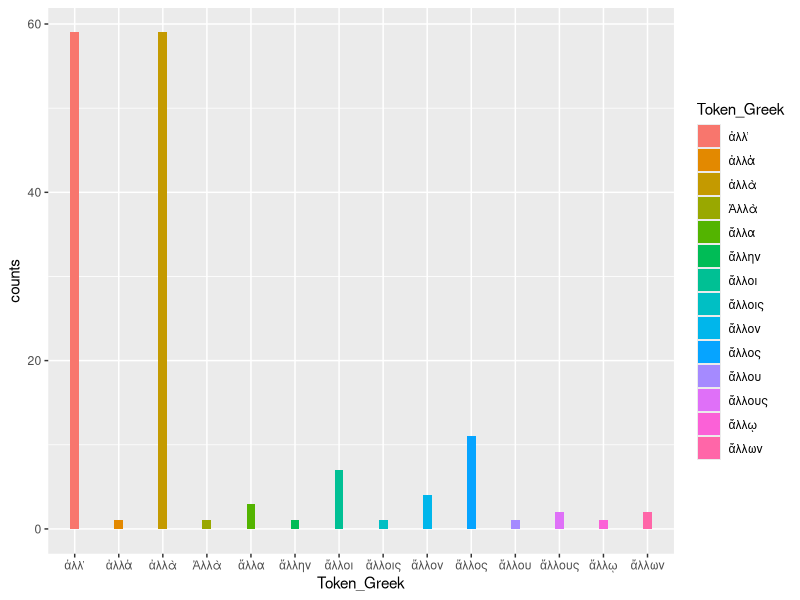
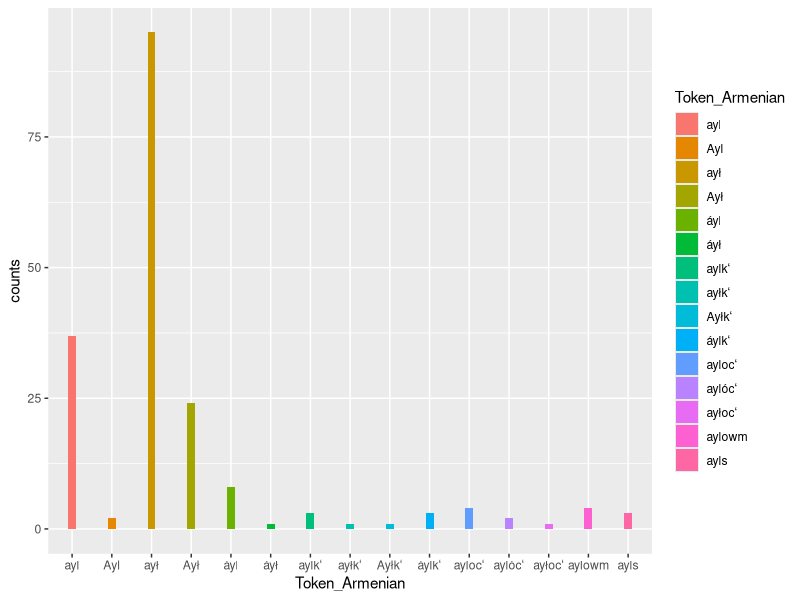
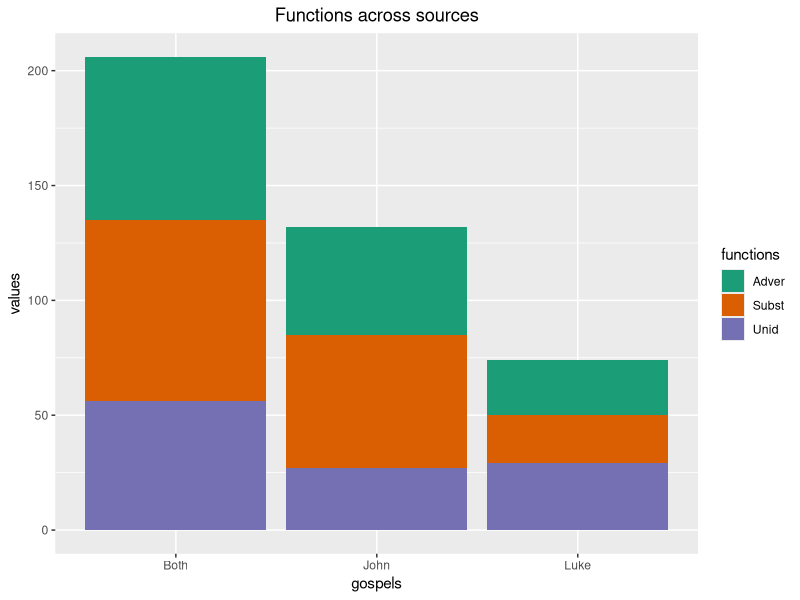
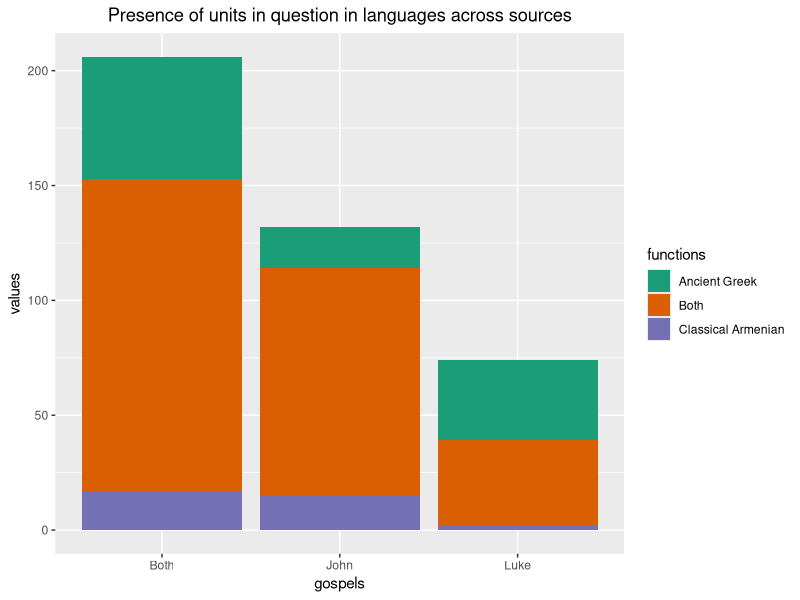

These figures' R source, in order:
## ---- chunk 1
knitr::opts_chunk$set(echo = TRUE)
## ---- chunk 2
library(tidyverse)
library(ggplot2)
## ---- chunk 3
data <- read_csv('data.csv') |> as.data.frame()
head(data)
## ---- chunk 4
data |> 
  mutate(value = TRUE) |>
  pivot_wider(names_from = "Token_Greek", 
              values_from = "value", values_fill = FALSE) |>
  select(-c('NA')) |>
  summarise(across(where(is.logical), sum, na.rm = TRUE)) |>
  pivot_longer(cols=everything(), names_to = "Token_Greek", values_to = "counts") |>
  ggplot() +
  geom_col(aes(x=Token_Greek, y=counts, fill=Token_Greek), width = .2)
## ---- chunk 5
data |> 
  mutate(value = TRUE) |>
  pivot_wider(names_from = "Token_Armenian", 
              values_from = "value", values_fill = FALSE) |>
  select(-c('NA')) |>
  summarise(across(where(is.logical), sum, na.rm = TRUE)) |>
  pivot_longer(cols=everything(), names_to = "Token_Armenian", values_to = "counts") |>
  ggplot() +
  geom_col(aes(x=Token_Armenian, y=counts, fill=Token_Armenian), width = .2)
## ---- chunk 6
data <- data[c('Gospel', 'Function', 'where_found', 'Greek_found', 'Armenian_found')]
head(data)
## ---- chunk 7
data |> mutate_all(as.factor) |> summary()
## ---- chunk 8
data |> mutate_all(as.factor) |> filter(Gospel == 'JOHN') |> summary()
## ---- chunk 9
data |> mutate_all(as.factor) |> filter(Gospel == 'LUKE') |> summary()
## ---- chunk 10
gospels <- c(rep("Both", 3), rep("John", 3),
            rep("Luke", 3))

functions <- rep(c("Adver", "Subst", "Unid"), 3)

values <- c(71, 79, 56, 47, 58, 27, 24, 21, 29)

dataframe <- data.frame(gospels, functions, values)

ggplot(dataframe, aes(fill = functions,
                      y = values, x = gospels)) +
geom_bar(position = "stack", stat = "identity") +
ggtitle("Functions across sources") +
theme(plot.title = element_text(hjust = 0.5)) +
scale_fill_brewer(palette = "Dark2")
## ---- chunk 11
gospels <- c(rep("Both", 3), rep("John", 3),
            rep("Luke", 3))

functions <- rep(c("Both", "Ancient Greek", "Classical Armenian"), 3)

values <- c(136, 53, 17, 99, 18, 15, 37, 35, 2)

dataframe <- data.frame(gospels, functions, values)

ggplot(dataframe, aes(fill = functions,
                      y = values, x = gospels)) +
geom_bar(position = "stack", stat = "identity") +
ggtitle("Presence of units in question in languages across sources") +
theme(plot.title = element_text(hjust = 0.5)) +
scale_fill_brewer(palette = "Dark2")
## ---- chunk 12
for_table <- data[c('Function', 'Greek_found', 'Armenian_found')] |> filter(Armenian_found == 1)
for_table <- for_table[c('Function', 'Greek_found')]
cont_table = table(for_table)
cont_table
## ---- chunk 13
chisq.test(cont_table)
## ---- chunk 14
for_table <- data[c('Function', 'Greek_found', 'Armenian_found')] |> filter(Armenian_found == 1) |> filter(Function == 'ADVER')
for_table <- for_table[c('Function', 'Greek_found')]
cont_table = table(for_table)
cont_table
## ---- chunk 15
chisq.test(cont_table)
## ---- chunk 16
for_table <- data[c('Function', 'Greek_found', 'Armenian_found')] |> filter(Armenian_found == 1) |> filter(Function == 'SUBST')
for_table <- for_table[c('Function', 'Greek_found')]
cont_table = table(for_table)
cont_table
## ---- chunk 17
chisq.test(cont_table)
## ---- chunk 18
for_table <- data[c('Function', 'Greek_found', 'Armenian_found')] |> filter(Armenian_found == 1) |> filter(Function == 'UNID')
for_table <- for_table[c('Function', 'Greek_found')]
cont_table = table(for_table)
cont_table
## ---- chunk 19
chisq.test(cont_table)
## ---- chunk 20
for_table <- data[c('Gospel', 'Function', 'Greek_found', 'Armenian_found')] |> filter(Gospel == 'JOHN') |> filter(Armenian_found == 1) |> filter(Function == 'ADVER')
for_table <- for_table[c('Function', 'Greek_found')]
cont_table = table(for_table)
cont_table
## ---- chunk 21
chisq.test(cont_table)
## ---- chunk 22
for_table <- data[c('Gospel', 'Function', 'Greek_found', 'Armenian_found')] |> filter(Gospel == 'JOHN') |> filter(Armenian_found == 1) |> filter(Function == 'SUBST')
for_table <- for_table[c('Function', 'Greek_found')]
cont_table = table(for_table)
cont_table
## ---- chunk 23
for_table <- data[c('Gospel', 'Function', 'Greek_found', 'Armenian_found')] |> filter(Gospel == 'JOHN') |> filter(Armenian_found == 1) |> filter(Function == 'UNID')
for_table <- for_table[c('Function', 'Greek_found')]
cont_table = table(for_table)
cont_table
## ---- chunk 24
for_table <- data[c('Gospel', 'Function', 'Greek_found', 'Armenian_found')] |> filter(Gospel == 'LUKE') |> filter(Armenian_found == 1) |> filter(Function == 'ADVER')
for_table <- for_table[c('Function', 'Greek_found')]
cont_table = table(for_table)
cont_table
## ---- chunk 25
chisq.test(cont_table)
## ---- chunk 26
for_table <- data[c('Gospel', 'Function', 'Greek_found', 'Armenian_found')] |> filter(Gospel == 'LUKE') |> filter(Armenian_found == 1) |> filter(Function == 'SUBST')
for_table <- for_table[c('Function', 'Greek_found')]
cont_table = table(for_table)
cont_table
## ---- chunk 27
chisq.test(cont_table)
## ---- chunk 28
for_table <- data[c('Gospel', 'Function', 'Greek_found', 'Armenian_found')] |> filter(Gospel == 'LUKE') |> filter(Armenian_found == 1) |> filter(Function == 'UNID')
for_table <- for_table[c('Function', 'Greek_found')]
cont_table = table(for_table)
cont_table
## ---- chunk 29
chisq.test(cont_table)
